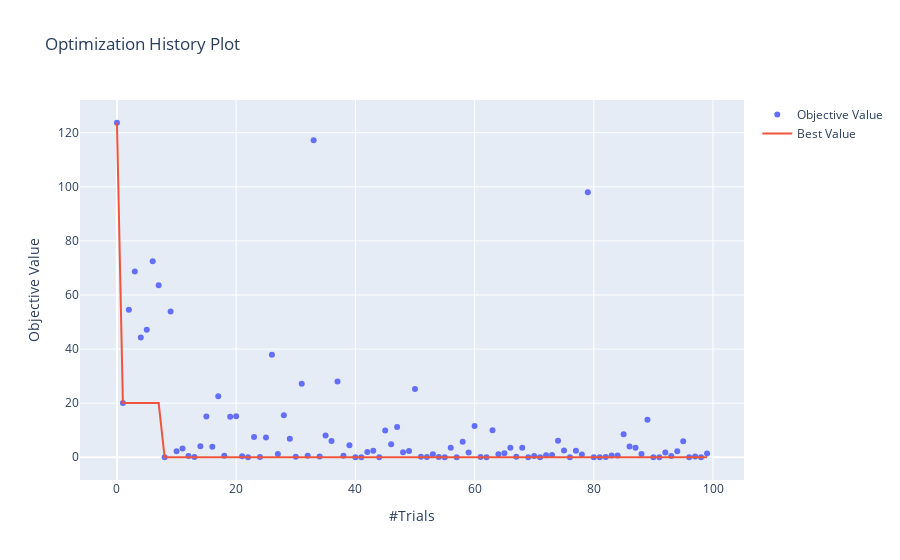

This figure's notebook cell:
### Markdown cell above
探索の経過の可視化 (**Plotlyパッケージをインストール必要**)

https://optuna.readthedocs.io/en/stable/tutorial/10_key_features/005_visualization.html

### Code cell
from optuna.visualization import plot_optimization_history

plot_optimization_history(study)
